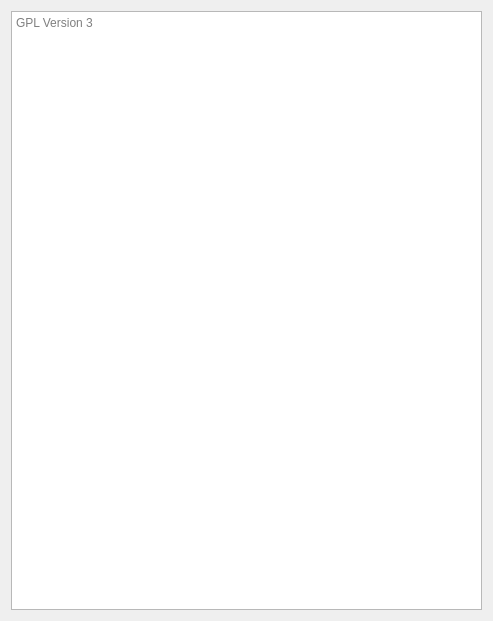
<?xml version="1.0" encoding="UTF-8"?>
<ui version="4.0">
 <class>license_dialog</class>
 <widget class="QDialog" name="license_dialog">
  <property name="geometry">
   <rect>
    <x>0</x>
    <y>0</y>
    <width>493</width>
    <height>621</height>
   </rect>
  </property>
  <property name="windowTitle">
   <string>Dialog</string>
  </property>
  <layout class="QGridLayout" name="gridLayout">
   <item row="0" column="0">
    <widget class="QPlainTextEdit" name="plainTextEdit">
     <property name="documentTitle">
      <string>License</string>
     </property>
     <property name="readOnly">
      <bool>true</bool>
     </property>
     <property name="placeholderText">
      <string>GPL Version 3</string>
     </property>
    </widget>
   </item>
  </layout>
 </widget>
 <resources>
  <include location="../../../resources.qrc"/>
 </resources>
 <connections/>
</ui>
